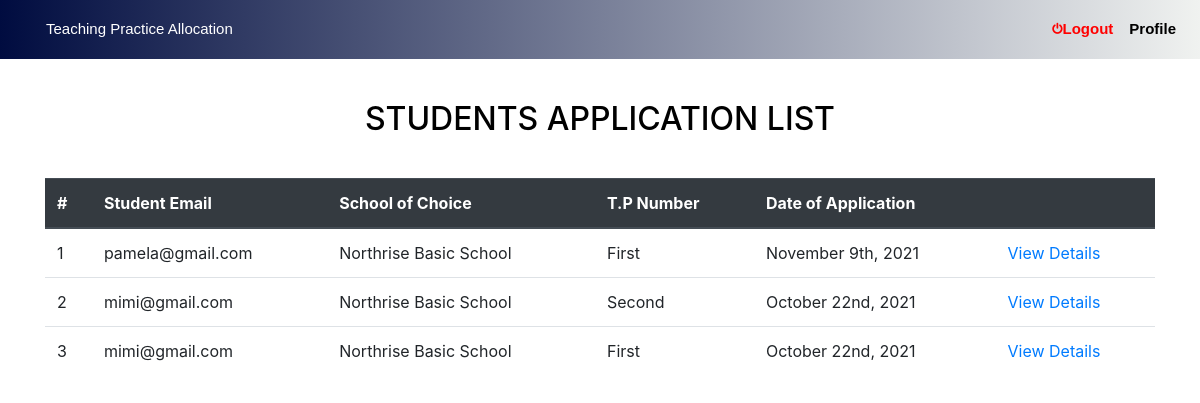
The page /admin/applications.php on the database as committed earlier.
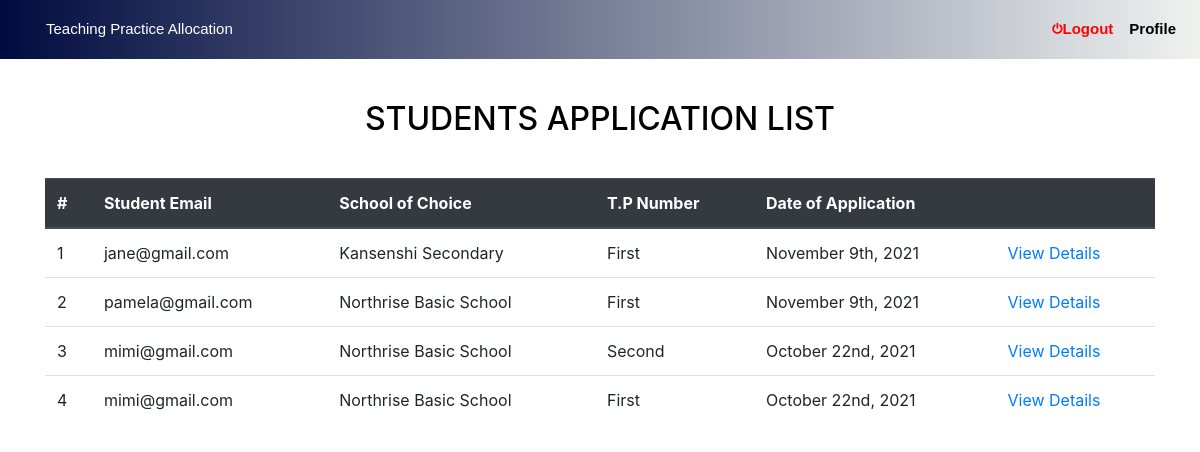
The same page on the database as committed later.
### tables this page shows
CREATE TABLE IF NOT EXISTS `applications` (
  `id` int(10) NOT NULL AUTO_INCREMENT,
  `letter` varchar(30) NOT NULL,
  `g12` varchar(30) NOT NULL,
  `nrc` varchar(30) NOT NULL,
  `license` varchar(30) NOT NULL,
  `school` varchar(30) NOT NULL,
  `s_email` varchar(30) NOT NULL,
  `tp_number` varchar(10) NOT NULL,
  `date` datetime NOT NULL DEFAULT CURRENT_TIMESTAMP,
  `status` varchar(10) NOT NULL,
  PRIMARY KEY (`id`)
);

### admin/applications.php (the view)
<?php include('../includes/head.php'); ?>
<?php include('../includes/connect.php'); ?>
        <div class="container">
            <table class="table table-hover">
            <h2 class="text-center " style="margin-bottom: 40px; color: black; margin-top: 100px;">STUDENTS APPLICATION LIST</h2>
                <thead class="thead-dark">
                    <tr>
                        <th scope="col">#</th>
                        <th scope="col">Student Email</th>
                        <th scope="col">School of Choice</th>
                        <th scope="col">T.P Number</th>
                        <th scope="col">Date of Application</th>
                        <th scope="col"></th>
                    </tr>
                </thead>
                <tbody>
        <?php
            $query = "SELECT * FROM applications ORDER BY date DESC;";
            $result = mysqli_query($con,$query);
            $cnt=1;
            while ($row = mysqli_fetch_array($result)){
        ?>
        <tr>
            <td><?php echo $cnt;?></td>
            <td><?php echo $row['s_email'];?></td>
            <td><?php echo $row['school'];?></td>
            <td><?php echo $row['tp_number'];?></td>
            <td>
                <?php
                    $date = date_create($row['date']);
                    echo date_format($date, 'F jS, Y');
                ?>
            </td>
            <td>
                <a href="applicationDetail.php?id=<?php echo $row['id'];?>">View Details</a>
            </td>
        </tr>
            <?php $cnt++; } ?>
        </tbody>
    </table>
    <br>
</div>

Rows that differ between the two databases and show on the page:
added applications: s_email "jane@gmail.com", school "Kansenshi Secondary", tp_number "First", date "November 9th, 2021"
